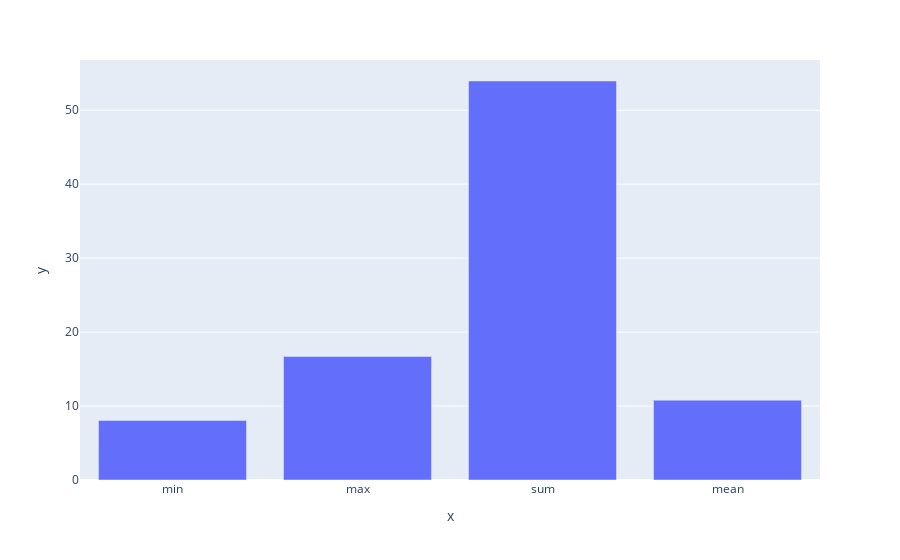

The notebook cell this image was saved under:
### Markdown cell above
## use bar chart where one attribute is categorical and other is real-value

### Code cell
pe.bar(     x=result.index,    y=result.Fare             )

### Figure 1 — Plotly figure (JSON) as saved in the notebook; plotly's stock layout.template omitted (floating-point values rounded to 4 significant figures)
{"data": [{"alignmentgroup": "True", "hovertemplate": "x=%{x}<br>y=%{y}<extra></extra>", "legendgroup": "", "marker": {"color": "#636efa", "pattern": {"shape": ""}}, "name": "", "offsetgroup": "", "orientation": "v", "showlegend": false, "textposition": "auto", "type": "bar", "x": ["min", "max", "sum", "mean"], "xaxis": "x", "y": [8.05, 16.7, 53.96, 10.79], "yaxis": "y"}], "layout": {"barmode": "relative", "legend": {"tracegroupgap": 0}, "margin": {"t": 60}, "xaxis": {"anchor": "y", "domain": [0, 1], "title": {"text": "x"}}, "yaxis": {"anchor": "x", "domain": [0, 1], "title": {"text": "y"}}}}
